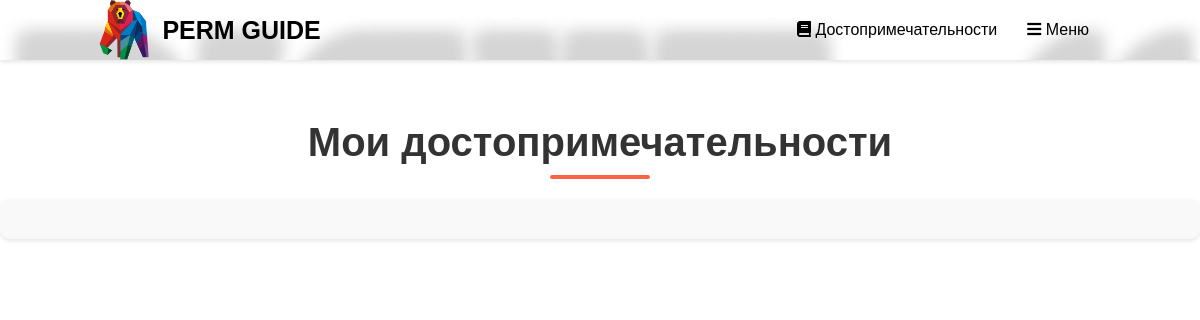
/visited_sights/ (signed in), run on an earlier commit of the app's database.
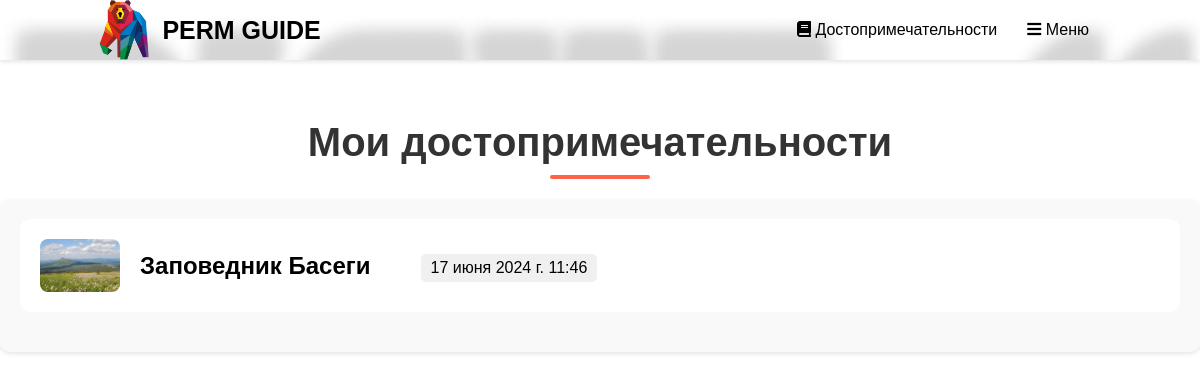
And on a later commit of the database.
### gid/models.py (models this page shows, shortened)
class Visit(models.Model):
    user = models.ForeignKey(User, on_delete=models.CASCADE)
    sight = models.ForeignKey(Sight, on_delete=models.CASCADE)
    visited_at = models.DateTimeField(auto_now_add=True)
    class Meta:
        unique_together = ('user', 'sight')

class Sight(models.Model):
    name = models.CharField(max_length=128, verbose_name='Название')
    description = models.TextField(verbose_name='Описание')
    image = models.ImageField(upload_to='sight_images', verbose_name='Изображение')
    class Meta:
        verbose_name = 'Достопримечательность'
        verbose_name_plural = 'Достопримечательности'

### gid/views.py (the view)
# urls.py: path('visited_sights/', views.user_visited_sights, name='user_visited_sights'),
@login_required
def user_visited_sights(request):
    visited_sights = Visit.objects.filter(user=request.user)
    return render(request, 'gid/user_visited_sights.html', {'visited_sights': visited_sights})

### gid/templates/gid/user_visited_sights.html (shortened to what this page needs)
<!DOCTYPE html>
{% load static %}
<html lang="en">
<head>
    <link rel="stylesheet" href="{% static 'css/visited.css' %}" />
     <link rel="stylesheet" href="https://cdnjs.cloudflare.com/ajax/libs/font-awesome/5.15.4/css/all.min.css" />
</head>
<body>
<div class="container">
    <div class="header" style="background-image: url('{% static 'img/img.png' %}')">
        <div class="logo-container">
            <img src="{% static 'img/logo.png' %}" alt="Logo" class="logo-image">
            <a href="{% url 'index' %}" class="logo">PERM GUIDE</a>
        </div>
        <nav>
            <ul>
                <li>
                    <a href="{% url 'catalog' %}"><i class="fas fa-book"></i> Достопримечательности</a>
                </li>
                {% if user.is_authenticated %}
                <li>
                    <a href="#"><i class="fas fa-bars"></i> Меню</a>
                </li>
                {% endif %}
            </ul>
        </nav>
    </div>
    <div class="content">
        <h1>Мои достопримечательности</h1>
               <ul class="sights-list">
            {% for visit in visited_sights %}
            <li class="sight">
                <div class="sight-info">
                    <img src="{{ visit.sight.image.url }}" alt="{{ visit.sight.name }}" class="sight-image">
                    <h2>{{ visit.sight.name }}</h2>
                    <p><span class="visited-date">{{ visit.visited_at }}</span></p>
                </div>
            </li>
            {% endfor %}
        </ul>
    </div>
</div>
</body>
</html>

What changed in the data, as far as the page shows it:
added Visit: sight.image (picture), sight.name "Заповедник Басеги", visited_at "17 июня 2024 г. 11:46"
